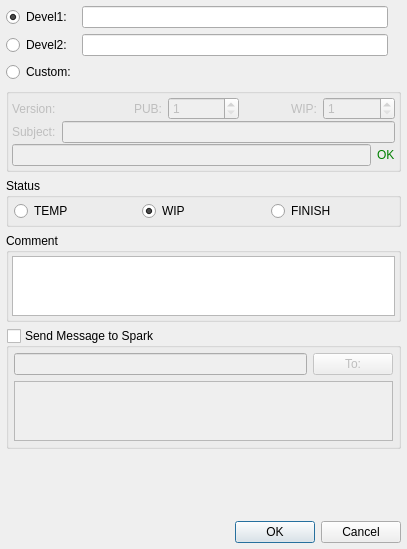
<?xml version="1.0" encoding="UTF-8"?>
<ui version="4.0">
 <class>Dialog</class>
 <widget class="QDialog" name="Dialog">
  <property name="geometry">
   <rect>
    <x>0</x>
    <y>0</y>
    <width>407</width>
    <height>549</height>
   </rect>
  </property>
  <property name="sizePolicy">
   <sizepolicy hsizetype="Preferred" vsizetype="Preferred">
    <horstretch>0</horstretch>
    <verstretch>0</verstretch>
   </sizepolicy>
  </property>
  <property name="windowTitle">
   <string>Dialog</string>
  </property>
  <layout class="QVBoxLayout">
   <property name="spacing">
    <number>6</number>
   </property>
   <property name="margin">
    <number>6</number>
   </property>
   <item>
    <layout class="QGridLayout">
     <property name="margin">
      <number>0</number>
     </property>
     <property name="spacing">
      <number>6</number>
     </property>
     <item row="0" column="0">
      <widget class="QRadioButton" name="Currently_radioButton">
       <property name="text">
        <string>Devel1:</string>
       </property>
       <property name="checked">
        <bool>true</bool>
       </property>
      </widget>
     </item>
     <item row="0" column="1">
      <widget class="QLineEdit" name="Currently_lineEdit">
       <property name="readOnly">
        <bool>true</bool>
       </property>
      </widget>
     </item>
     <item row="1" column="0">
      <widget class="QRadioButton" name="Latest_radioButton">
       <property name="text">
        <string>Devel2:</string>
       </property>
      </widget>
     </item>
     <item row="1" column="1">
      <widget class="QLineEdit" name="Latest_lineEdit">
       <property name="readOnly">
        <bool>true</bool>
       </property>
      </widget>
     </item>
     <item row="0" column="2">
      <widget class="QLabel" name="Devel1_label">
       <property name="text">
        <string/>
       </property>
      </widget>
     </item>
     <item row="1" column="2">
      <widget class="QLabel" name="Devel2_label">
       <property name="text">
        <string/>
       </property>
      </widget>
     </item>
     <item row="2" column="0">
      <widget class="QRadioButton" name="Custom_radioButton">
       <property name="text">
        <string>Custom:</string>
       </property>
      </widget>
     </item>
    </layout>
   </item>
   <item>
    <widget class="QGroupBox" name="groupBox">
     <property name="enabled">
      <bool>false</bool>
     </property>
     <property name="title">
      <string/>
     </property>
     <layout class="QGridLayout">
      <property name="margin">
       <number>3</number>
      </property>
      <property name="spacing">
       <number>1</number>
      </property>
      <item row="0" column="0">
       <layout class="QHBoxLayout">
        <property name="spacing">
         <number>6</number>
        </property>
        <property name="margin">
         <number>0</number>
        </property>
        <item>
         <widget class="QLabel" name="label">
          <property name="text">
           <string>Version:</string>
          </property>
         </widget>
        </item>
        <item>
         <widget class="QLabel" name="label_2">
          <property name="text">
           <string>PUB:</string>
          </property>
          <property name="alignment">
           <set>Qt::AlignRight|Qt::AlignTrailing|Qt::AlignVCenter</set>
          </property>
         </widget>
        </item>
        <item>
         <widget class="QSpinBox" name="Pub_spinBox">
          <property name="minimum">
           <number>1</number>
          </property>
         </widget>
        </item>
        <item>
         <widget class="QLabel" name="label_3">
          <property name="text">
           <string>WIP:</string>
          </property>
          <property name="alignment">
           <set>Qt::AlignRight|Qt::AlignTrailing|Qt::AlignVCenter</set>
          </property>
         </widget>
        </item>
        <item>
         <widget class="QSpinBox" name="Wip_spinBox">
          <property name="minimum">
           <number>1</number>
          </property>
         </widget>
        </item>
       </layout>
      </item>
      <item row="1" column="0">
       <layout class="QHBoxLayout">
        <property name="spacing">
         <number>6</number>
        </property>
        <property name="margin">
         <number>0</number>
        </property>
        <item>
         <widget class="QLabel" name="label_4">
          <property name="text">
           <string>Subject:</string>
          </property>
         </widget>
        </item>
        <item>
         <widget class="QLineEdit" name="Subject_lineEdit"/>
        </item>
       </layout>
      </item>
      <item row="2" column="0">
       <layout class="QHBoxLayout">
        <property name="spacing">
         <number>6</number>
        </property>
        <property name="margin">
         <number>0</number>
        </property>
        <item>
         <widget class="QLineEdit" name="Custom_lineEdit">
          <property name="readOnly">
           <bool>true</bool>
          </property>
         </widget>
        </item>
        <item>
         <widget class="QLabel" name="Valid_lineEdit">
          <property name="styleSheet">
           <string>color: green</string>
          </property>
          <property name="text">
           <string>OK</string>
          </property>
         </widget>
        </item>
       </layout>
      </item>
     </layout>
    </widget>
   </item>
   <item>
    <widget class="QGroupBox" name="groupBox_2">
     <property name="title">
      <string>Status</string>
     </property>
     <layout class="QGridLayout">
      <property name="leftMargin">
       <number>5</number>
      </property>
      <property name="topMargin">
       <number>3</number>
      </property>
      <property name="rightMargin">
       <number>5</number>
      </property>
      <property name="bottomMargin">
       <number>3</number>
      </property>
      <property name="spacing">
       <number>6</number>
      </property>
      <item row="0" column="0">
       <layout class="QHBoxLayout">
        <property name="spacing">
         <number>6</number>
        </property>
        <property name="margin">
         <number>0</number>
        </property>
        <item>
         <widget class="QRadioButton" name="Temp_radioButton">
          <property name="text">
           <string>TEMP</string>
          </property>
         </widget>
        </item>
        <item>
         <widget class="QRadioButton" name="Wip_radioButton">
          <property name="text">
           <string>WIP</string>
          </property>
          <property name="checked">
           <bool>true</bool>
          </property>
         </widget>
        </item>
        <item>
         <widget class="QRadioButton" name="Finish_radioButton">
          <property name="text">
           <string>FINISH</string>
          </property>
         </widget>
        </item>
       </layout>
      </item>
     </layout>
    </widget>
   </item>
   <item>
    <widget class="QGroupBox" name="groupBox_3">
     <property name="title">
      <string>Comment</string>
     </property>
     <layout class="QVBoxLayout" name="verticalLayout">
      <property name="spacing">
       <number>0</number>
      </property>
      <property name="margin">
       <number>3</number>
      </property>
      <item>
       <widget class="QTextEdit" name="commentTextEdit">
        <property name="maximumSize">
         <size>
          <width>16777215</width>
          <height>60</height>
         </size>
        </property>
       </widget>
      </item>
     </layout>
    </widget>
   </item>
   <item>
    <widget class="QGroupBox" name="sendMsg_gbox">
     <property name="title">
      <string>Send Message to Spark</string>
     </property>
     <property name="flat">
      <bool>false</bool>
     </property>
     <property name="checkable">
      <bool>true</bool>
     </property>
     <property name="checked">
      <bool>false</bool>
     </property>
     <layout class="QGridLayout" name="gridLayout">
      <property name="margin">
       <number>5</number>
      </property>
      <item row="1" column="0">
       <widget class="QLineEdit" name="tojid_lineEdit"/>
      </item>
      <item row="1" column="1">
       <widget class="QPushButton" name="touser_btn">
        <property name="text">
         <string>To:</string>
        </property>
       </widget>
      </item>
      <item row="2" column="0" colspan="2">
       <widget class="QTextEdit" name="msg_textedit">
        <property name="maximumSize">
         <size>
          <width>16777215</width>
          <height>60</height>
         </size>
        </property>
       </widget>
      </item>
     </layout>
    </widget>
   </item>
   <item>
    <spacer>
     <property name="orientation">
      <enum>Qt::Vertical</enum>
     </property>
     <property name="sizeType">
      <enum>QSizePolicy::Preferred</enum>
     </property>
     <property name="sizeHint" stdset="0">
      <size>
       <width>3</width>
       <height>80</height>
      </size>
     </property>
    </spacer>
   </item>
   <item>
    <widget class="QDialogButtonBox" name="buttonBox">
     <property name="orientation">
      <enum>Qt::Horizontal</enum>
     </property>
     <property name="standardButtons">
      <set>QDialogButtonBox::Cancel|QDialogButtonBox::Ok</set>
     </property>
    </widget>
   </item>
  </layout>
 </widget>
 <resources/>
 <connections>
  <connection>
   <sender>buttonBox</sender>
   <signal>accepted()</signal>
   <receiver>Dialog</receiver>
   <slot>accept()</slot>
   <hints>
    <hint type="sourcelabel">
     <x>248</x>
     <y>254</y>
    </hint>
    <hint type="destinationlabel">
     <x>157</x>
     <y>274</y>
    </hint>
   </hints>
  </connection>
  <connection>
   <sender>buttonBox</sender>
   <signal>rejected()</signal>
   <receiver>Dialog</receiver>
   <slot>reject()</slot>
   <hints>
    <hint type="sourcelabel">
     <x>316</x>
     <y>260</y>
    </hint>
    <hint type="destinationlabel">
     <x>286</x>
     <y>274</y>
    </hint>
   </hints>
  </connection>
 </connections>
</ui>
